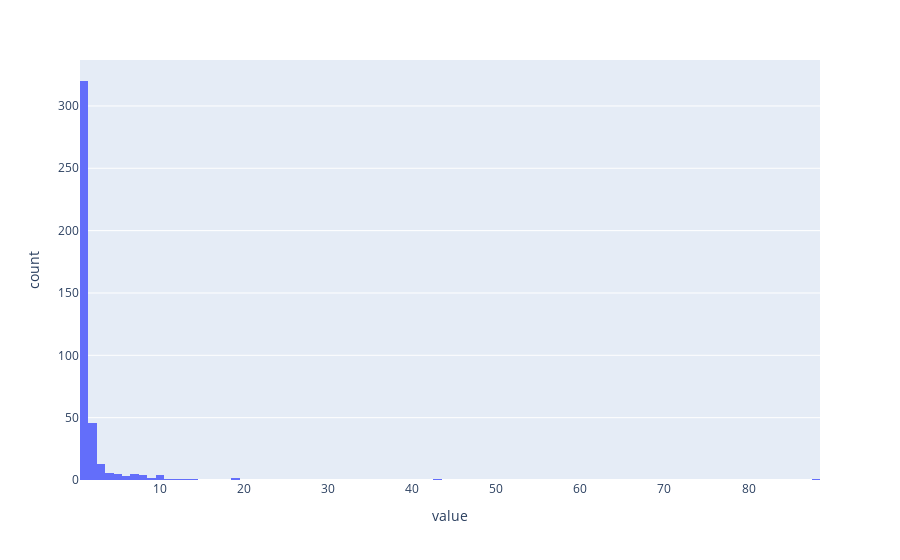

Notebook code for this chart:
### Code cell
fig = px.histogram(distribution)
fig.update_traces(showlegend=False)
fig.show()

### Figure 1 — Plotly figure (JSON) as saved in the notebook; plotly's stock layout.template omitted (floating-point values rounded to 4 significant figures; data arrays with more than 128 entries replaced by an {"elided": "..."} marker saying what was removed)
{"data": [{"alignmentgroup": "True", "bingroup": "x", "hovertemplate": "variable=0<br>value=%{x}<br>count=%{y}<extra></extra>", "legendgroup": "0", "marker": {"color": "#636efa", "pattern": {"shape": ""}}, "name": "0", "offsetgroup": "0", "orientation": "v", "showlegend": false, "x": {"elided": "416 int values"}, "xaxis": "x", "yaxis": "y", "type": "histogram"}], "layout": {"xaxis": {"anchor": "y", "domain": [0.0, 1.0], "title": {"text": "value"}}, "yaxis": {"anchor": "x", "domain": [0.0, 1.0], "title": {"text": "count"}}, "legend": {"title": {"text": "variable"}, "tracegroupgap": 0}, "margin": {"t": 60}, "barmode": "relative"}}
